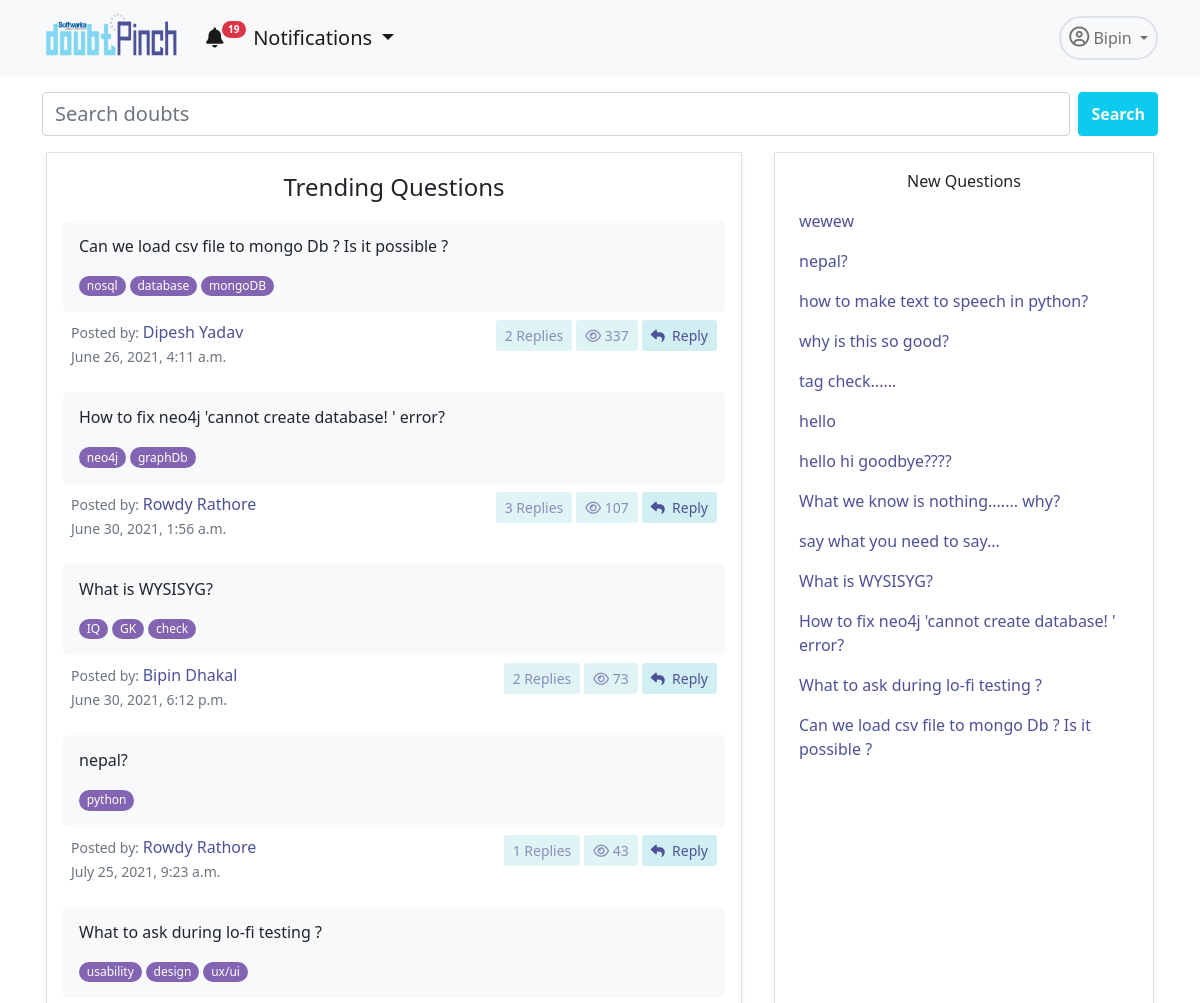
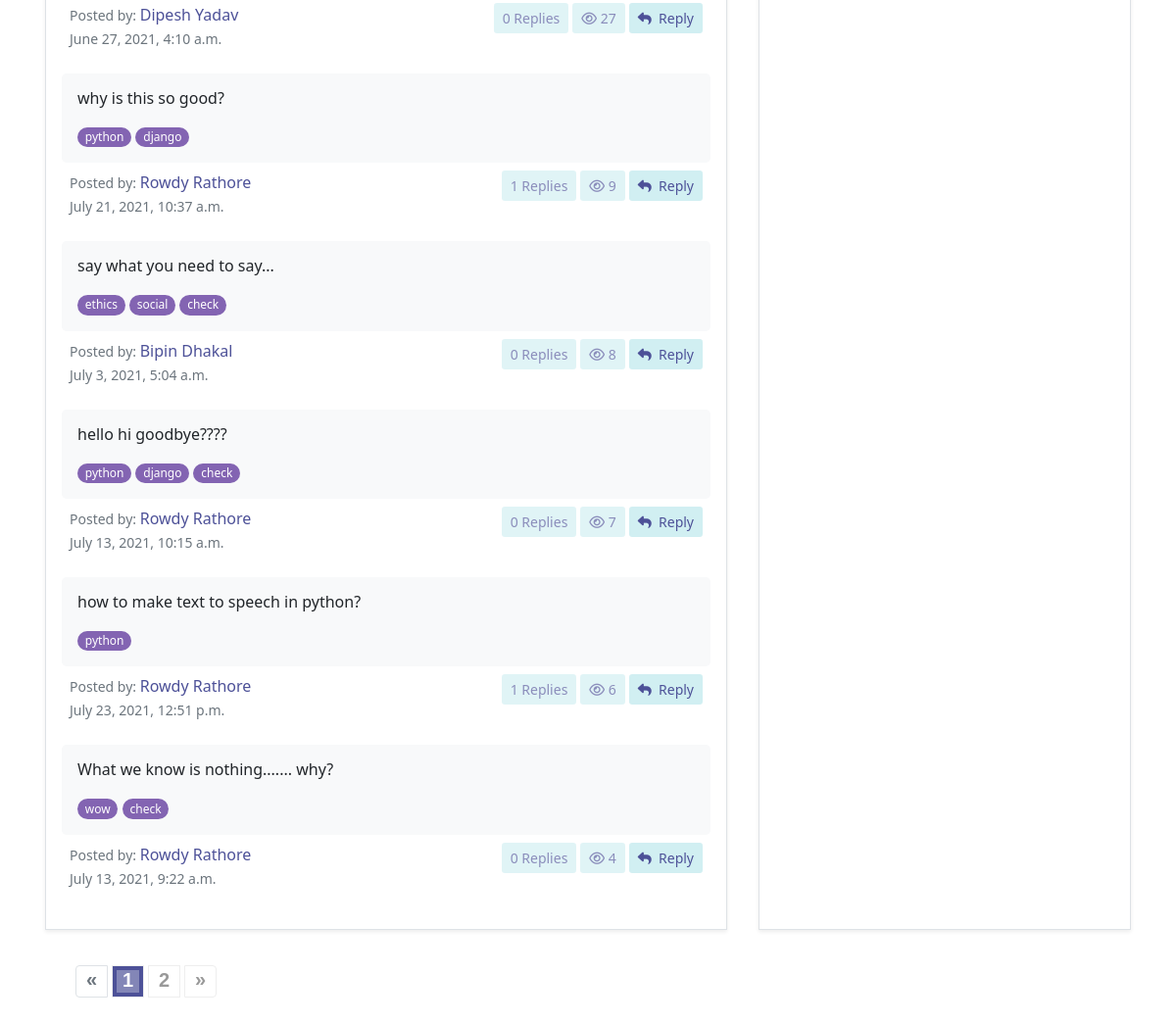
The page /app/home/ (signed in) on the database its author committed (2 pictures, top to bottom).
### accounts/models.py (models this page shows, shortened)
class User(AbstractUser):
    username = None#models.CharField(max_length=255, null=True, blank=True)
    email = models.EmailField(
        verbose_name='email address',
        max_length=255,
        unique=True,
    )
    profile_pic= models.ImageField(upload_to='admin_pics', null=True, blank=True)
    email_confirmed = models.BooleanField(default=False) #initially this field is false but will se chan
    is_active = models.BooleanField(default=False)
    is_staff = models.BooleanField(default=False) # a admin user; non super-user
    is_admin = models.BooleanField(default=False)
    is_seller = models.BooleanField(default=False)
    is_customer = models.BooleanField(default=False)
    description=models.TextField(null=True)
    USERNAME_FIELD = 'email'
    REQUIRED_FIELDS = [] #emaila nd password are required fields and first name and last name is inherited from the user creation model
    object = UserManager()

### dpapp/models.py (models this page shows, shortened)
class Doubt(models.Model):
    user= models.ForeignKey(User,on_delete=models.CASCADE)
    title= models.TextField(null=False)
    description=models.TextField(null=True, blank=True)
    created_on = models.DateTimeField(default=datetime.now, blank=True)
    views= models.IntegerField(default=0)
    tags = TaggableManager()
    @property
    def total_replies(self):
        totalreplies = Answer.objects.filter(doubt=self).count()
        return totalreplies

### dpapp/views.py (the view)
# urls.py: 2. Add a URL to urlpatterns:  path('', Home.as_view(), name='home')
@method_decorator(login_required, name='dispatch')
class Home(ListView):
    template_name="dpapp/home.html"
    model= Doubt
    def get_context_data(self, **kwargs):
        context = super(Home, self).get_context_data(**kwargs)
        doubts=Doubt.objects.all().order_by('-views')
        newdoubts=Doubt.objects.all().order_by('-id')
        paginator= Paginator(doubts, 10)
        page = self.request.GET.get('page')
        try:
            doubts = paginator.page(page)
        except PageNotAnInteger:
            doubts = paginator.page(1)
        except EmptyPage:
            doubts = paginator.page(paginator.num_pages)
        context.update({'doubts':doubts,'newdoubts':newdoubts,'page':page})
        return context

### dpapp/blognav.py (called while the page is built)
def navbar(request):
    if not request.user.is_anonymous:
        user=request.user
        notifications = Notification.objects.filter(user=user).order_by('-id')[:5]
        noti_count = Notification.objects.filter(user=user, is_seen=False).count()
        return {'nav_notifications': notifications,'noti_count':noti_count}
    return {'nav_notifications': '0','noti_count':0}

### templates/dpapp/home.html (shortened to what this page needs)
{% extends 'dpapp/base.html' %}
{% load static %}
        {% block navbar%}
        <link rel="stylesheet" href="{% static 'dpapp/css/paginate.css' %}">
        <div class="container">
            <form class="d-flex mt-3" method="GET" action="/app/search">
                <input class="form-control me-2 fs-5 fw-light" type="search" placeholder="Search doubts" name="query"
                    aria-label="Search">
                <button class="btn btn-info text-light fw-bold" type="submit">Search</button>
            </form>
            <div class="row mt-3 ">
                <div class="col border shadow-sm p-3 mx-3 mb-3">
                    <p class="fw-light fs-4 text-center">Trending Questions</p>
                    {% for i in doubts %}
                    <div class="mt-1">
                        <div class="bg-light mt-2 p-3 rounded-3  ">
                            <p class="h6 text-dark mb-3">{{i.title}}</p>
                            {% for tag in i.tags.all %}
                            <a href="{% url 'dpapp:tags' tag.slug %}"><span class="badge rounded-pill bg-purple fw-normal">{{tag.name}}</span></a>
                            {%endfor%}
                        </div>
                        <div class="d-flex bd-highlight mb-3">
                            <div class="me-auto p-2 bd-highlight">
                                <small class="text-muted">Posted by: <span class="fs-6 text-pinch">{{i.user.first_name}} {{i.user.last_name}}</span></small><br>
                                <small class="text-muted">{{i.created_on}}</span></small>
                            </div>
                            <div class="p-2 bd-highlight">
                                <div class="d-flex justify-content-center">
                                    <a href="" class="btn btn-doubt btn-sm text-pinch disabled me-1"> {{i.total_replies}} Replies</a>
                                    <a href="" class="btn btn-doubt btn-sm text-pinch disabled me-1"><i
                                            class="far fa-eye"></i> {{i.views}}</a>
                                    <a href="{% url 'dpapp:detail' i.id %}" class="btn btn-doubt btn-sm text-pinch "><i
                                            class="fas fa-reply"></i>&nbsp; Reply</a>
                                </div>
                            </div>
                        </div>
                    </div>
                    {% endfor %}
                </div>
                <div class="col-lg-4 col-11 border shadow-sm mx-3 py-3 px-4 mb-3">
                    <p class="fw-light fs-6 text-center">New Questions</p>
                    {% for i in newdoubts%}
                    <a href="{% url 'dpapp:detail' i.id %}" class="text-pinch text-decoration-none fs-6">
                        <p>{{i.title}}</p>
                    </a>
                   {% endfor %}
                </div>
            </div>
            {% if doubts.paginator.num_pages > 1 %}
            <div class="demo">
                <nav class="pagination-outer" aria-label="Page navigation">
                    <ul class="pagination">
                        {% if doubts.has_previous %}
                        {% if 'heading_contains' in request.get_full_path %}
                        <li class="page-item">
                            <a class="page-link" href="{{ request.get_full_path }}&page={{ doubts.previous_page_number }}" tabindex="-1" aria-label="Previous">
                                <span aria-hidden="true">«</span>
                            </a>
                        </li>
                        {% else %}
                        <li class="page-item">
                            <a  class="page-link" href="?page={{ doubts.previous_page_number }}" tabindex="-1" aria-label="Previous">
                                <span aria-hidden="true">«</span>
                            </a>
                        </li>
                        {% endif %}
                        {% else%}
                        <li class="page-item disabled">
                            <a href="#" class="page-link"  tabindex="-1" aria-label="Previous">
                                <span aria-hidden="true">«</span>
                            </a>
                        </li>
                        {% endif %}
                        {% for i in doubts.paginator.page_range %}
                        {% if i == doubts.number%}
                        <li class="page-item active"><a class="page-link" href="#">{{i}}</a></li>
                        {% else %}
                            {% if 'heading_contains' in request.get_full_path %}
                            <li class="page-item"><a class="page-link" href="{{ request.get_full_path }}&page={{ i }}">{{ i }}</a></li>
                            {% else %}
                            <li class="page-item "><a class="page-link"  href="?page={{ i }}">{{ i }}</a></li>
                            {% endif %}
                        {% endif %}
                        {% endfor %}
                        {% if doubts.has_next %}
                        {% if 'heading_contains' in request.get_full_path %}
                        <li class="page-item">
                            <a class="page-link" aria-label="Next" href="{{ request.get_full_path }}&page={{ doubts.next_page_number }}">
                                <span aria-hidden="true">»</span>
                            </a>
                        </li>
                        {% else %}
                        <li class="page-item">
                            <a class="page-link" aria-label="Next" href="?page={{ doubts.next_page_number }}">
                                <span aria-hidden="true">»</span>
                            </a>
                        </li>
                        {%endif%}
                        {% else %}
                        <li class="page-item disabled">
                            <a class="page-link" aria-label="Next" href="#">
                                <span aria-hidden="true">»</span>
                            </a>
                        </li>
                        {%endif%}
                    </ul>
                </nav>
            </div>
            {%endif%}
        </div>
{% endblock %}

### templates/dpapp/base.html (shortened to what this page needs)
<!DOCTYPE html>
{% load static %}
{% load humanize %}
<html lang="en">
    <head>
        <link href="https://cdn.jsdelivr.net/npm/bootstrap@5.0.1/dist/css/bootstrap.min.css" rel="stylesheet"
 />
        <link href="{% static 'dpapp/downhover/css/animate.min.css' %}" rel="stylesheet">
        <link href="{% static 'dpapp/downhover/css/bootstrap-dropdownhover.min.css' %}" rel="stylesheet">
    </head>
    <body>
        <nav class="navbar navbar-expand-lg navbar-light bg-light">
            <div class="container">
                <div data-tilt>
                    <a class="navbar-brand" href="{% url 'dpapp:home'%}">
                        <img src="{% static 'accounts/pics/logo.png' %}" alt="" width="140" height="60" />
                    </a>
                </div>
                <div class="collapse navbar-collapse" id="navbarNavDropdown">
                    <ul class="navbar-nav">
                        <li class="nav-item me-2">
                            <div class="dropdown ">
                                <a class="nav-link active fs-5 dropdown-toggle" id="dropdownMenuButton1" data-bs-toggle="dropdown" aria-expanded="false" aria-current="page" href="#"><i
                                    class="fas fa-bell"></i><span class="badge rounded-pill bg-danger noti-count" style="
                    font-size: 10px;
                    position: relative;
                    top: -12px;
                    left: -2px;
                  ">{{noti_count}}</span> Notifications
                            </a>
                              </div>
                        </li>
                    </ul>
                    <ul class="navbar-nav ms-auto">
                        <li class="nav-item dropdown">
                            <a class="
                  nav-link
                  dropdown-toggle
                  border
                  rounded-pill
                  border-2
                  p-2
                " href="#" id="navbarDropdownMenuLink" role="button" data-bs-toggle="dropdown" aria-expanded="false">
                                <i class="far fa-user-circle fs-5"></i> {{user.first_name}}
                            </a>
                        </li>
                    </ul>
                </div>
            </div>
        </nav>
        {% block navbar %} {% endblock %}
    </body>
</html>

### static/dpapp/css/paginate.css (style rules this page uses)
.pagination-outer { text-align: center; }
.pagination { font-family: 'Quicksand', sans-serif; padding: 20px 30px; border-radius: 0; display: inline-flex; position: relative; float: left; }
.pagination li a.page-link { color: #999; background-color: transparent; font-size: 20px; font-weight: 600; line-height: 29px; height: 33px; width: 33px; padding: 0; margin: 0 5px; border-radius: 0; border: 1px solid #eee; transition: all 0.5s ease 0s; }
.pagination li a.page-link:hover, .pagination li a.page-link:focus, .pagination li.active a.page-link:hover, .pagination li.active a.page-link { color: #fff; background: #4d5198; border: 1px solid #eee; outline: 11px solid rgba(255,255,255,0.3); outline-offset: -17px; }
.pagination li:first-child a.page-link, .pagination li:last-child a.page-link { line-height: 27px; }

### templates/dpapp/base.html (style rules this page uses)
.bg-purple { background-color: #8364b2 !important; }
.text-pinch { color: #4d5198; }
.btn-doubt { background-color: #d1eff2; }
.row { overflow: auto; }

### rows shown on the page
User: first_name "Bipin"
Doubt: title "Can we load csv file to mongo Db ? Is it possible ?", user.first_name "Dipesh", user.last_name "Yadav", created_on "June 26, 2021, 4:11 a.m.", total_replies "2", views "337"
Tag: name "nosql"
Tag: name "database"
Tag: name "mongoDB"
Doubt: title "How to fix neo4j 'cannot create database! ' error?", user.first_name "Rowdy", user.last_name "Rathore", created_on "June 30, 2021, 1:56 a.m.", total_replies "3", views "107"
Tag: name "neo4j"
Tag: name "graphDb"
Doubt: title "What is WYSISYG?", user.first_name "Bipin", user.last_name "Dhakal", created_on "June 30, 2021, 6:12 p.m.", total_replies "2", views "73"
Tag: name "IQ"
Tag: name "GK"
Tag: name "check"
Doubt: title "nepal?", user.first_name "Rowdy", user.last_name "Rathore", created_on "July 25, 2021, 9:23 a.m.", total_replies "1", views "43"
Tag: name "python"
Doubt: title "What to ask during lo-fi testing ?", user.first_name "Dipesh", user.last_name "Yadav", created_on "June 27, 2021, 4:10 a.m.", total_replies "0", views "27"
Tag: name "usability"
Tag: name "design"
Tag: name "ux/ui"
Doubt: title "why is this so good?", user.first_name "Rowdy", user.last_name "Rathore", created_on "July 21, 2021, 10:37 a.m.", total_replies "1", views "9"
Tag: name "django"
Doubt: title "say what you need to say...", user.first_name "Bipin", user.last_name "Dhakal", created_on "July 3, 2021, 5:04 a.m.", total_replies "0", views "8"
Tag: name "ethics"
Tag: name "social"
Doubt: title "hello hi goodbye????", user.first_name "Rowdy", user.last_name "Rathore", created_on "July 13, 2021, 10:15 a.m.", total_replies "0", views "7"
Doubt: title "how to make text to speech in python?", user.first_name "Rowdy", user.last_name "Rathore", created_on "July 23, 2021, 12:51 p.m.", total_replies "1", views "6"
Doubt: title "What we know is nothing....... why?", user.first_name "Rowdy", user.last_name "Rathore", created_on "July 13, 2021, 9:22 a.m.", total_replies "0", views "4"
Tag: name "wow"
Doubt: title "wewew"
Doubt: title "tag check......"
Doubt: title "hello"

### other values the page prints
{{ noti_count }} "19"
{{ i }} "1"
{{ i }} "2"
